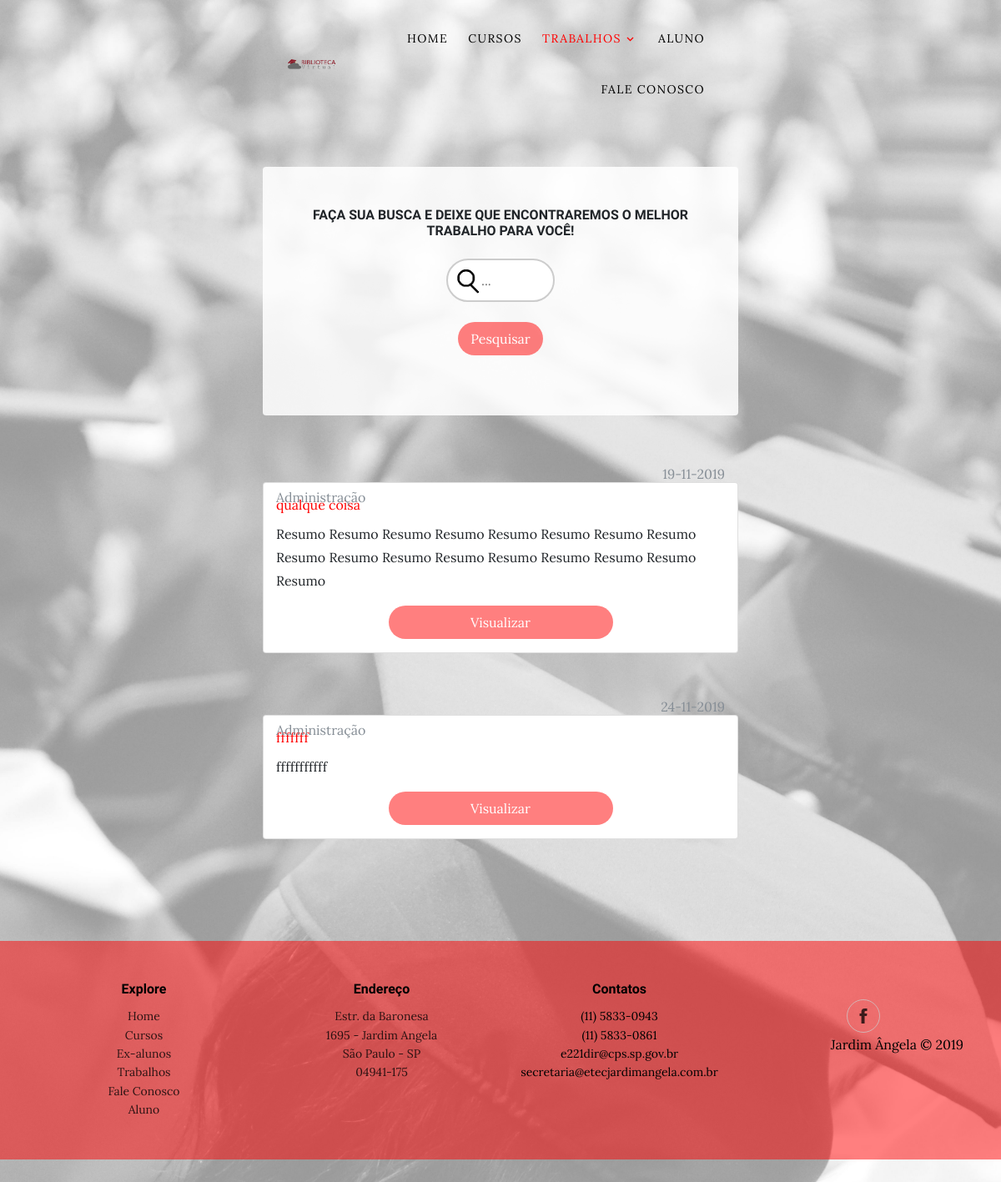
Before: /trabalho.php?curso=Administração with the older database file.
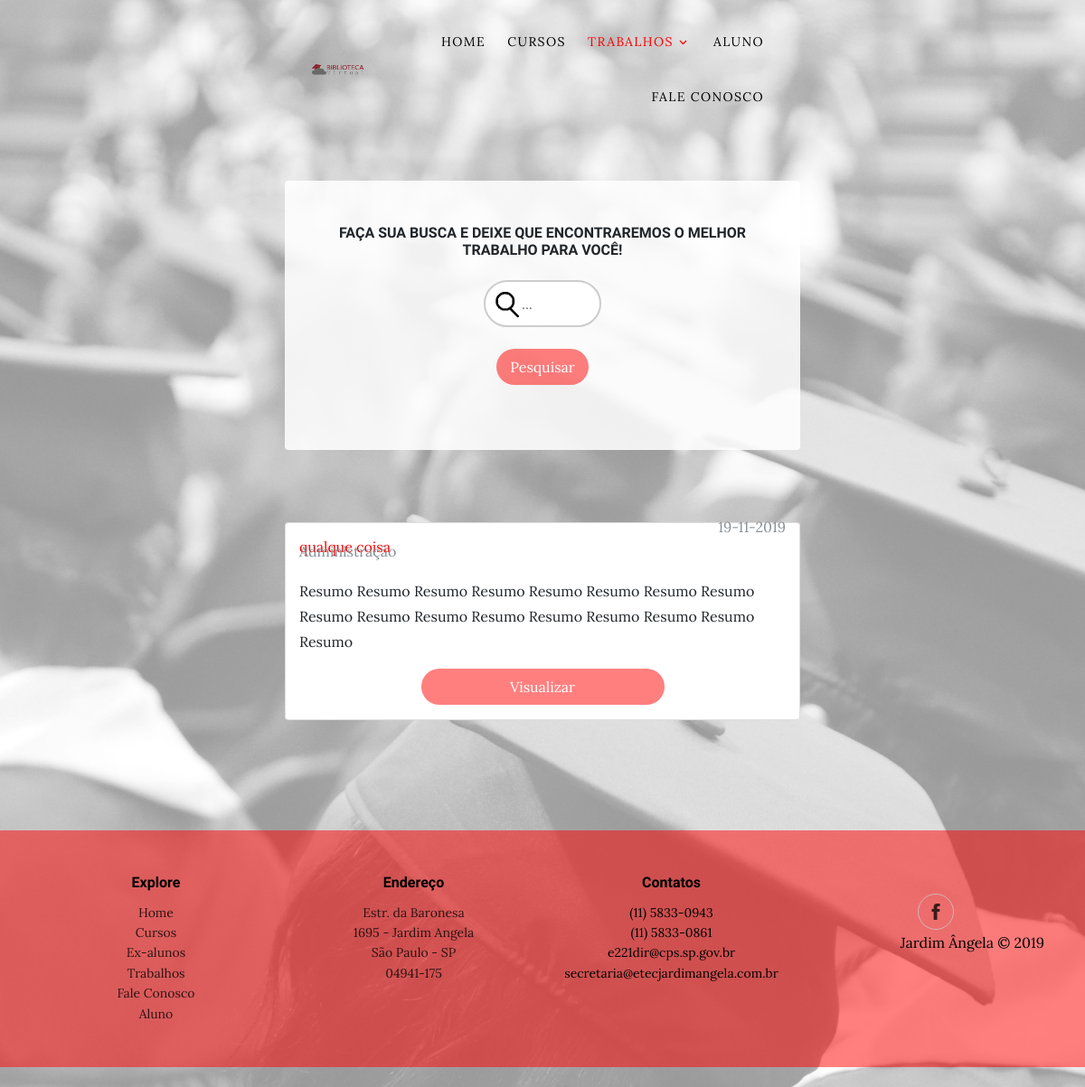
After: the same page with the newer database file.
### tables this page shows
CREATE TABLE IF NOT EXISTS `tb_tcc` (
  `id_tcc` int(11) NOT NULL AUTO_INCREMENT,
  `nome_orientador_tcc` varchar(255) NOT NULL,
  `titulo_tcc` varchar(255) NOT NULL,
  `resumo_tcc` text NOT NULL,
  `ano_formacao_tcc` year(4) NOT NULL,
  `semestre_tcc` enum('1','2') NOT NULL,
  `data_upload_tcc` date NOT NULL,
  `arquivo_tcc` varchar(255) NOT NULL,
  `executavel_tcc` varchar(255) DEFAULT NULL,
  `palavra_chave_tcc` varchar(255) NOT NULL,
  `status_tcc` enum('APROVADO','PENDENTE','REPROVADO') NOT NULL DEFAULT 'PENDENTE',
  `id_grupo` int(11) NOT NULL,
  PRIMARY KEY (`id_tcc`)
);

CREATE TABLE IF NOT EXISTS `tb_grupo` (
  `id_grupo` int(11) NOT NULL AUTO_INCREMENT,
  `login_representante_grupo` varchar(255) NOT NULL,
  `email_representante_grupo` varchar(255) NOT NULL,
  `senha_representante_grupo` varchar(100) NOT NULL,
  `status_representante_grupo` enum('ATIVO','INATIVO') NOT NULL DEFAULT 'ATIVO',
  `curso_representante_grupo` varchar(255) DEFAULT NULL,
  `data_cadastro_representante_grupo` date NOT NULL,
  PRIMARY KEY (`id_grupo`)
);

### trabalho.php (the view, shortened to what this page needs)
<?php
	if(!empty($_POST)){
		$curso = utf8_decode($_POST['curso']);
	}else if(!empty($_GET)){
		$curso = utf8_decode($_GET['curso']);
	}else{
		$curso = 1;
	}
?>
<!DOCTYPE html>
<html>
<head>
    <link rel="stylesheet" href="assets/bootstrap/css/bootstrap.min.css">
    <link rel="stylesheet" href="assets/bootstrap/css/styleTrabalhos.css">
    <link rel="stylesheet" href="assets/fonts/ionicons.min.css">
	<link rel="stylesheet" href="assets/fonts/icomoon/style.css">
</head>
<body style="background-image:url('assets/img/fundo-alunos.jpg');">
    <div class="site-wrap">
    <header class="site-navbar py-3" role="banner" class="img-fluid">
      <div class="container" id="nav">
        <div class="row align-items-center">
          <div class="col-11 col-xl-2">
            <img src="assets/img/logo.png" alt="" class="img-fluid">
          </div>
          <div class="col-12 col-md-10 d-none d-xl-block">
            <nav class="site-navigation position-relative text-right" role="navigation">
              <ul class="site-menu js-clone-nav mx-auto d-none d-lg-block">
                <li><a href="index.php">Home</a></li>
                <li><a href="cursos.php">Cursos</a></li>
                <li class="has-children active">
                  <a href="trabalho.php?curso=1">Trabalhos</a>
                </li>
                <li><a href="aluno.php">Aluno</a></li>
                <li><a href="fale_conosco.php">Fale Conosco</a></li>
              </ul>
            </nav>
          </div>
          </div>
        </div>
      </div>
		<section class="page-section clearfix">
		<form method="post" action="" id="form-pesquisa">
			<div class="container col-md-6 text-center">
				<div class="intro-text left-0 text-centerfaded p-5 rounded bg-faded text-center">
					<h2 class="section-heading mb-4"><span class="section-heading-upper">Faça sua busca e deixe que encontraremos o melhor trabalho para você!</span></h2>
					<input type="text" name="pesquisa" placeholder="..." id="pesquisa" id="inputBusca"></br></br>
					<input type="submit" name="botaoPesquisar" value="Pesquisar" id="botaoPesquisar"></br></br>
				</div>
			</div>
		</form>
		</section>
    <div class="resultado">
		<?php
			include_once('Site/conexao.php');
			if ($curso == 1)
			{
				$busca = "SELECT * FROM tb_tcc INNER JOIN tb_grupo ON (tb_tcc.id_grupo = tb_grupo.id_grupo);";
				$resultado_busca = mysqli_query($conn, $busca);
				if(mysqli_num_rows($resultado_busca) <= 0){
					echo "<div class='container col-md-6 cardTrabalhos'>
									<div class='card'>
										<div class='container text-center'  style='margin-top: 2%;'>
											<p>Nenhum Trabalho Encontrado!</p>
										</div>
									</div>
								</div>
									";
				}else{
					while($rows = mysqli_fetch_assoc($resultado_busca)){
						echo "
					<div class='container col-md-6 cardTrabalhos'>
						<div class='card'>
							<div class='container text-center'  style='margin-top: 2%;'>
								<p class='text-left nomeTrabalho'>" .utf8_encode($rows['titulo_tcc']). "</p>
								<p class='text-muted text-right dataTrabalho'>" .date('d-m-Y', strtotime($rows['data_upload_tcc'])). "</p>
								<p class='text-muted text-left nomeCurso'>" .utf8_encode($rows['curso_representante_grupo']). "</p>
								<p class='card-text text-left'>" .mb_strimwidth(utf8_encode($rows['resumo_tcc']), 0, 180, '...'). "</p>
								<p><form method='post' action='Site/exibir_tcc.php?id_trabalho=" .$rows['id_tcc']. "'><button type='submit' class='main-button col-md-6' id='botaoPesquisar'>Visualizar</button></form></p>
							</div>
						</div>
					</div>
					</br>
					";
					}
				}
			}else{
				$busca = "SELECT * FROM tb_tcc INNER JOIN tb_grupo ON (tb_tcc.id_grupo = tb_grupo.id_grupo)
				WHERE tb_grupo.curso_representante_grupo LIKE '$curso%'";
				$resultado_busca = mysqli_query($conn, $busca);
				if(mysqli_num_rows($resultado_busca) <= 0){
					echo "<div class='container col-md-6 cardTrabalhos'>
									<div class='card'>
										<div class='container text-center'  style='margin-top: 2%;'>
											<p>Nenhum Trabalho Encontrado!</p>
										</div>
									</div>
								</div>
									";
				}else{
					while($rows = mysqli_fetch_assoc($resultado_busca)){
						echo "
					<div class='container col-md-6 cardTrabalhos'>
						<div class='card'>
							<div class='container text-center'  style='margin-top: 2%;'>
								<p class='text-left nomeTrabalho'>" .utf8_encode($rows['titulo_tcc']). "</p>
								<p class='text-muted text-right dataTrabalho'>" .date('d-m-Y', strtotime($rows['data_upload_tcc'])). "</p>
								<p class='text-muted text-left nomeCurso'>" .utf8_encode($rows['curso_representante_grupo']). "</p>
								<p class='card-text text-left'>" .mb_strimwidth(utf8_encode($rows['resumo_tcc']), 0, 180, '...'). "</p>
								<p><form method='post' action='Site/exibir_tcc.php?id_trabalho=" .$rows['id_tcc']. "'><button type='submit' class='main-button col-md-6' id='botaoPesquisar'>Visualizar</button></form></p>
							</div>
						</div>
					</div>
					</br>
					";
					}
				}
			}
		?>
    </div>
        <footer class="footer text-faded text-center py-5 footer-clean">
        <div class="container">
                <div class="row justify-content-center">
                    <div class="col-sm-4 col-md-3 item">
                        <h3>Explore</h3>
                        <ul>
                            <li><a href="#">Home</a></li>
                            <li><a href="#">Cursos</a></li>
                            <li><a href="#">Ex-alunos</a></li>
                            <li><a href="#">Trabalhos</a></li>
                            <li><a href="#">Fale Conosco</a></li>
                            <li><a href="#">Aluno</a></li>
                        </ul>
                    </div>
                    <div class="col-sm-4 col-md-3 item">
                        <h3>Endereço</h3>
                        <ul><a href="https://maps.google.com.br/maps?q=etec+jardim+angela&um=1&ie=UTF-8&sa=X&ved=0ahUKEwjBvarS3pLkAhXuLLkGHc7XB4wQ_AUIESgB" target="blank" >
                            <li>Estr. da Baronesa<br/>
                            1695 - Jardim Angela<br/>
                            São Paulo - SP<br/>
                            04941-175</li>
                            </a>
                        </ul>
                    </div>
                    <div class="col-sm-4 col-md-3 item">
                        <h3>Contatos</h3>
                        <ul>
                            <li>(11) 5833-0943</li>
                            <li>(11) 5833-0861</li>
                            <li>e221dir@cps.sp.gov.br</li>
                            <li>secretaria@etecjardimangela.com.br</li>
                        </ul>
                    </div>
                    <div class="col-lg-3 item social"><a href="https://pt-br.facebook.com/etecjdangela"><i class="icon ion-social-facebook"></i></a>
                        <p class="copyright">Jardim Ângela © 2019</p>
                    </div>
                </div>
            </div>
    </footer>
</body>
</html>

Changed rows visible on the page:
removed tb_tcc: titulo_tcc "fffffff", data_upload_tcc "24-11-2019", id_grupo.curso_representante_grupo "Administração", resumo_tcc "fffffffffff"
